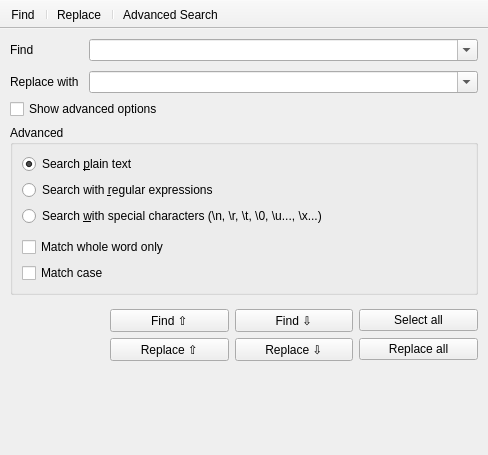
<?xml version="1.0" encoding="UTF-8"?>
<ui version="4.0">
 <class>frmSearchReplace</class>
 <widget class="QMainWindow" name="frmSearchReplace">
  <property name="geometry">
   <rect>
    <x>0</x>
    <y>0</y>
    <width>488</width>
    <height>455</height>
   </rect>
  </property>
  <property name="windowTitle">
   <string>Search</string>
  </property>
  <property name="windowIcon">
   <iconset resource="../resources.qrc">
    <normaloff>:/icons/notepadng/scalable/notepadng.svg</normaloff>:/icons/notepadng/scalable/notepadng.svg</iconset>
  </property>
  <property name="unifiedTitleAndToolBarOnMac">
   <bool>true</bool>
  </property>
  <widget class="QWidget" name="centralWidget">
   <layout class="QVBoxLayout" name="verticalLayout_4">
    <property name="leftMargin">
     <number>10</number>
    </property>
    <property name="topMargin">
     <number>10</number>
    </property>
    <property name="rightMargin">
     <number>10</number>
    </property>
    <property name="bottomMargin">
     <number>10</number>
    </property>
    <item>
     <layout class="QHBoxLayout" name="horizontalLayout_2">
      <property name="spacing">
       <number>10</number>
      </property>
      <item>
       <layout class="QVBoxLayout" name="verticalLayout_2">
        <item>
         <widget class="QLabel" name="label">
          <property name="sizePolicy">
           <sizepolicy hsizetype="Fixed" vsizetype="Preferred">
            <horstretch>0</horstretch>
            <verstretch>0</verstretch>
           </sizepolicy>
          </property>
          <property name="text">
           <string>Find</string>
          </property>
         </widget>
        </item>
        <item>
         <widget class="QLabel" name="lblReplace">
          <property name="sizePolicy">
           <sizepolicy hsizetype="Fixed" vsizetype="Preferred">
            <horstretch>0</horstretch>
            <verstretch>0</verstretch>
           </sizepolicy>
          </property>
          <property name="text">
           <string>Replace with</string>
          </property>
         </widget>
        </item>
       </layout>
      </item>
      <item>
       <layout class="QVBoxLayout" name="verticalLayout_3">
        <item>
         <widget class="QComboBox" name="cmbSearch">
          <property name="sizePolicy">
           <sizepolicy hsizetype="Expanding" vsizetype="Fixed">
            <horstretch>0</horstretch>
            <verstretch>0</verstretch>
           </sizepolicy>
          </property>
          <property name="editable">
           <bool>true</bool>
          </property>
          <property name="insertPolicy">
           <enum>QComboBox::NoInsert</enum>
          </property>
         </widget>
        </item>
        <item>
         <widget class="QComboBox" name="cmbReplace">
          <property name="sizePolicy">
           <sizepolicy hsizetype="Expanding" vsizetype="Fixed">
            <horstretch>0</horstretch>
            <verstretch>0</verstretch>
           </sizepolicy>
          </property>
          <property name="editable">
           <bool>true</bool>
          </property>
          <property name="insertPolicy">
           <enum>QComboBox::NoInsert</enum>
          </property>
         </widget>
        </item>
       </layout>
      </item>
     </layout>
    </item>
    <item>
     <widget class="QCheckBox" name="chkShowAdvanced">
      <property name="text">
       <string>Show advanced options</string>
      </property>
     </widget>
    </item>
    <item>
     <widget class="QGroupBox" name="groupAdvanced">
      <property name="title">
       <string>Advanced</string>
      </property>
      <layout class="QGridLayout" name="gridLayout_2">
       <item row="0" column="0">
        <widget class="QRadioButton" name="radSearchPlainText">
         <property name="text">
          <string>Search &amp;plain text</string>
         </property>
         <property name="checked">
          <bool>true</bool>
         </property>
        </widget>
       </item>
       <item row="3" column="0">
        <spacer name="verticalSpacer_3">
         <property name="orientation">
          <enum>Qt::Vertical</enum>
         </property>
         <property name="sizeType">
          <enum>QSizePolicy::Minimum</enum>
         </property>
         <property name="sizeHint" stdset="0">
          <size>
           <width>20</width>
           <height>5</height>
          </size>
         </property>
        </spacer>
       </item>
       <item row="4" column="0">
        <widget class="QCheckBox" name="chkMatchWholeWord">
         <property name="text">
          <string>Match whole word only</string>
         </property>
        </widget>
       </item>
       <item row="5" column="0">
        <widget class="QCheckBox" name="chkMatchCase">
         <property name="text">
          <string>Match case</string>
         </property>
        </widget>
       </item>
       <item row="2" column="0">
        <widget class="QRadioButton" name="radSearchWithSpecialChars">
         <property name="text">
          <string>Search &amp;with special characters (\n, \r, \t, \0, \u..., \x...)</string>
         </property>
        </widget>
       </item>
       <item row="1" column="0">
        <widget class="QRadioButton" name="radSearchWithRegex">
         <property name="text">
          <string>Search with &amp;regular expressions</string>
         </property>
        </widget>
       </item>
      </layout>
     </widget>
    </item>
    <item>
     <spacer name="verticalSpacer">
      <property name="orientation">
       <enum>Qt::Vertical</enum>
      </property>
      <property name="sizeType">
       <enum>QSizePolicy::Minimum</enum>
      </property>
      <property name="sizeHint" stdset="0">
       <size>
        <width>20</width>
        <height>8</height>
       </size>
      </property>
     </spacer>
    </item>
    <item>
     <layout class="QGridLayout" name="gridLayout">
      <item row="0" column="2">
       <widget class="QPushButton" name="btnFindNext">
        <property name="text">
         <string>Find ⇩</string>
        </property>
        <property name="autoDefault">
         <bool>true</bool>
        </property>
       </widget>
      </item>
      <item row="0" column="3">
       <widget class="QPushButton" name="btnSelectAll">
        <property name="text">
         <string>Select all</string>
        </property>
        <property name="autoDefault">
         <bool>true</bool>
        </property>
       </widget>
      </item>
      <item row="1" column="1">
       <widget class="QPushButton" name="btnReplacePrev">
        <property name="text">
         <string>Replace ⇧</string>
        </property>
        <property name="autoDefault">
         <bool>true</bool>
        </property>
       </widget>
      </item>
      <item row="1" column="2">
       <widget class="QPushButton" name="btnReplaceNext">
        <property name="text">
         <string>Replace ⇩</string>
        </property>
        <property name="autoDefault">
         <bool>true</bool>
        </property>
       </widget>
      </item>
      <item row="1" column="3">
       <widget class="QPushButton" name="btnReplaceAll">
        <property name="text">
         <string>Replace all</string>
        </property>
        <property name="autoDefault">
         <bool>true</bool>
        </property>
       </widget>
      </item>
      <item row="2" column="1">
       <widget class="QLabel" name="lblSpacer1">
        <property name="text">
         <string notr="true"/>
        </property>
       </widget>
      </item>
      <item row="0" column="1">
       <widget class="QPushButton" name="btnFindPrev">
        <property name="text">
         <string>Find ⇧</string>
        </property>
        <property name="autoDefault">
         <bool>true</bool>
        </property>
       </widget>
      </item>
      <item row="0" column="0" rowspan="3">
       <spacer name="horizontalSpacer">
        <property name="orientation">
         <enum>Qt::Horizontal</enum>
        </property>
        <property name="sizeType">
         <enum>QSizePolicy::Maximum</enum>
        </property>
        <property name="sizeHint" stdset="0">
         <size>
          <width>100</width>
          <height>20</height>
         </size>
        </property>
       </spacer>
      </item>
     </layout>
    </item>
   </layout>
  </widget>
  <widget class="QToolBar" name="toolBar">
   <property name="windowTitle">
    <string>Toolbar</string>
   </property>
   <property name="movable">
    <bool>false</bool>
   </property>
   <property name="iconSize">
    <size>
     <width>16</width>
     <height>16</height>
    </size>
   </property>
   <property name="toolButtonStyle">
    <enum>Qt::ToolButtonTextBesideIcon</enum>
   </property>
   <property name="floatable">
    <bool>false</bool>
   </property>
   <attribute name="toolBarArea">
    <enum>TopToolBarArea</enum>
   </attribute>
   <attribute name="toolBarBreak">
    <bool>false</bool>
   </attribute>
   <addaction name="actionFind"/>
   <addaction name="separator"/>
   <addaction name="actionReplace"/>
   <addaction name="separator"/>
   <addaction name="actionAdvancedSearch"/>
  </widget>
  <action name="actionReplace">
   <property name="checkable">
    <bool>true</bool>
   </property>
   <property name="text">
    <string>&amp;Replace</string>
   </property>
  </action>
  <action name="actionFind">
   <property name="checkable">
    <bool>true</bool>
   </property>
   <property name="text">
    <string>&amp;Find</string>
   </property>
  </action>
  <action name="actionAdvancedSearch">
   <property name="checkable">
    <bool>false</bool>
   </property>
   <property name="text">
    <string>Advanced Search</string>
   </property>
   <property name="toolTip">
    <string>Advanced Search</string>
   </property>
  </action>
 </widget>
 <tabstops>
  <tabstop>cmbSearch</tabstop>
  <tabstop>cmbReplace</tabstop>
  <tabstop>chkShowAdvanced</tabstop>
  <tabstop>radSearchPlainText</tabstop>
  <tabstop>radSearchWithRegex</tabstop>
  <tabstop>radSearchWithSpecialChars</tabstop>
  <tabstop>chkMatchWholeWord</tabstop>
  <tabstop>chkMatchCase</tabstop>
  <tabstop>btnFindPrev</tabstop>
  <tabstop>btnFindNext</tabstop>
  <tabstop>btnSelectAll</tabstop>
  <tabstop>btnReplacePrev</tabstop>
  <tabstop>btnReplaceNext</tabstop>
  <tabstop>btnReplaceAll</tabstop>
 </tabstops>
 <resources>
  <include location="../resources.qrc"/>
 </resources>
 <connections/>
</ui>
